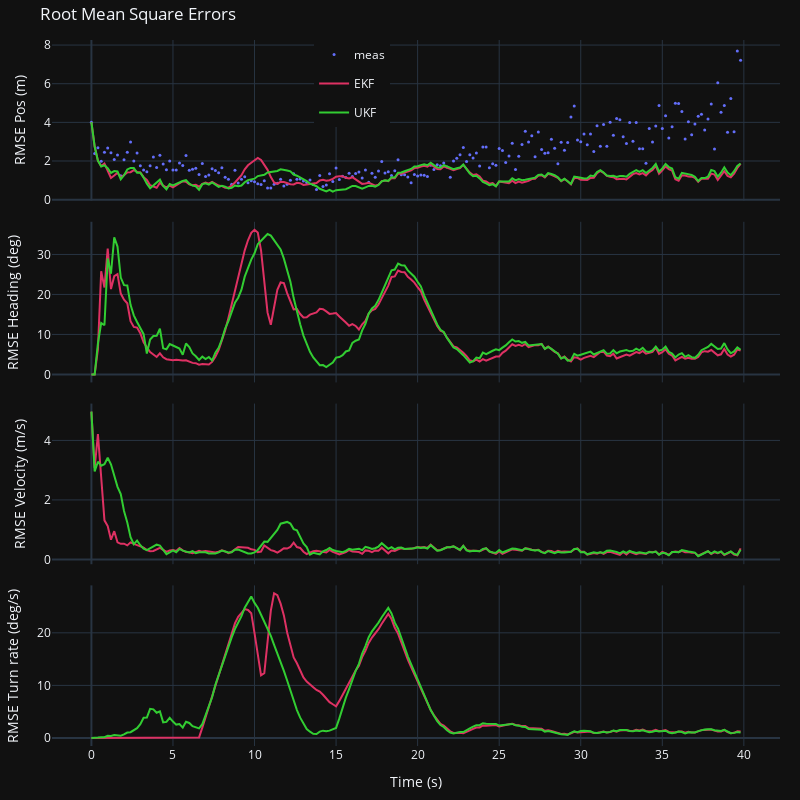
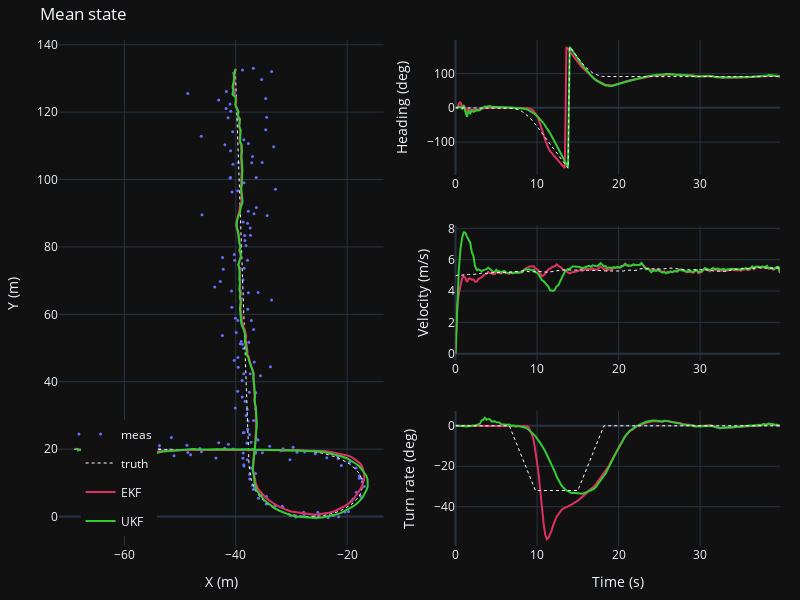

Notebook code cell kept with these figures, in order:
### Code cell
plot_options = [
    {'ylabel': 'RMSE Pos (m)', 'data': rmse_pos, 'plot_meas': True},
    {'ylabel': 'RMSE Heading (deg)', 'data': rmse_phi},
    {'ylabel': 'RMSE Velocity (m/s)', 'data': rmse_vel},
    {'ylabel': 'RMSE Turn rate (deg/s)', 'data': rmse_omg},
]
time_vec = frame_vec*T

fig_rmse = make_subplots(rows=4, cols=1, shared_xaxes=True, vertical_spacing=0.03)
for j, p in enumerate(plot_options):
    if p.get('plot_meas', False):
        fig_rmse.add_trace(
            go.Scatter(
                x=time_vec, y=rmse_meas, mode='markers', name='meas', marker=dict(size=3)), 
            row=j+1, col=1)
    for i, kf in enumerate(kf_vec):
        fig_rmse.add_trace( 
            go.Scatter(
                x=time_vec, y=p['data'][:, i], mode='lines', 
                legendgroup=kf['label'], name=kf['label'], showlegend=True if j==0 else False,
                line=dict(color=kf['color'], width=2)),
            row=j+1, col=1)
    fig_rmse.update_yaxes(title_text=p['ylabel'], row=j+1, col=1)
fig_rmse.update_xaxes(title_text='Time (s)', row=4, col=1)
fig_rmse.update_layout(
    template="plotly_dark",
    autosize=True,
    width=800,
    height=800,
    margin=dict(l=20, r=20, t=40, b=20),
    showlegend=True,
    legend=dict(yanchor="top", y=1.0, xanchor="left", x=0.36),
    title_text="Root Mean Square Errors")
fig_rmse.show()
fig_rmse.write_html("rmse_comparison.html", full_html=False, include_plotlyjs='cdn')


plot_options = [
    # {'grid_pos': (0, 1), 'index': IX, 'ylabel': 'X (m)', 'meas_index': IMX},
    # {'grid_pos': (0, 2), 'index': IY, 'ylabel': 'Y (m)', 'meas_index': IMY},
    {'grid_pos': (1, 1), 'index': IPHI, 'ylabel': 'Heading (deg)', 'fn': np.degrees},
    {'grid_pos': (1, 2), 'index': IV, 'ylabel': 'Velocity (m/s)'},
    {'grid_pos': (2, 1), 'index': IW, 'ylabel': 'Turn rate (deg)', 'fn': np.degrees},
]
line_truth = dict(color='white', width=1, dash='dot')

fig_state = make_subplots(
    rows=3, cols=2, 
    specs=[
        [{'rowspan': 3}, {}],
        [None, {}],
        [None, {}]])
fig_state.add_trace( 
    go.Scatter(
        x=meas_pol[IMX, :], y=meas_pol[IMY, :], mode='markers', name='meas', marker=dict(size=3)),
    row=1, col=1)
fig_state.add_trace( 
    go.Scatter(
        x=sim_state[IX, :], y=sim_state[IY, :], mode='lines', name='truth', legendgroup='truth', line=line_truth),
    row=1, col=1)
for i, kf in enumerate(kf_vec):
    fig_state.add_trace( 
        go.Scatter(
            x=Xm[IX, :, i], y=Xm[IY, :, i], mode='lines', 
            legendgroup=kf['label'], name=kf['label'], showlegend=True,
            line=dict(color=kf['color'], width=2)),
        row=1, col=1)
fig_state.update_yaxes(title_text='Y (m)', row=1, col=1)
fig_state.update_xaxes(title_text='X (m)', row=1, col=1)
for j, p in enumerate(plot_options):
    sim_var = sim_state[p['index'], :]
    if p.get('fn', False):
        sim_var = p['fn'](sim_var)
    for i, kf in enumerate(kf_vec):
        fig_state.add_trace(
            go.Scatter(
                x=time_vec, y=Xm[p['index'], :, i], mode='lines', 
                legendgroup=kf['label'], name=kf['label'], showlegend=False,
                line=dict(color=kf['color'], width=2)),
            row=j+1, col=2)
    fig_state.add_trace(
        go.Scatter(
            x=time_vec, y=sim_var, mode='lines', 
            legendgroup='truth', name='truth', showlegend=False,
            line=line_truth),
        row=j+1, col=2)
    fig_state.update_yaxes(title_text=p['ylabel'], row=j+1, col=2)
fig_state.update_xaxes(title_text='Time (s)', row=3, col=2)
fig_state.update_layout(
    template="plotly_dark",
    autosize=True,
    width=800,
    height=600,
    margin=dict(l=20, r=20, t=40, b=20),
    showlegend=True,
    legend=dict(yanchor="top", y=0.25, xanchor="left", x=0.03),
    title_text="Mean state")
fig_state.show()
fig_state.write_html("mean_state.html", full_html=False, include_plotlyjs='cdn')

### Figure 1 — Plotly figure (JSON) as saved in the notebook; plotly's stock layout.template omitted (floating-point values rounded to 4 significant figures; data arrays with more than 128 entries replaced by an {"elided": "..."} marker saying what was removed)
{"data": [{"marker": {"size": 3}, "mode": "markers", "name": "meas", "type": "scatter", "x": {"elided": "200 float values"}, "xaxis": "x", "y": {"elided": "200 float values"}, "yaxis": "y"}, {"legendgroup": "EKF", "line": {"color": "#DE3163", "width": 2}, "mode": "lines", "name": "EKF", "showlegend": true, "type": "scatter", "x": {"elided": "200 float values"}, "xaxis": "x", "y": {"elided": "200 float values"}, "yaxis": "y"}, {"legendgroup": "UKF", "line": {"color": "#32cd32", "width": 2}, "mode": "lines", "name": "UKF", "showlegend": true, "type": "scatter", "x": {"elided": "200 float values"}, "xaxis": "x", "y": {"elided": "200 float values"}, "yaxis": "y"}, {"legendgroup": "EKF", "line": {"color": "#DE3163", "width": 2}, "mode": "lines", "name": "EKF", "showlegend": false, "type": "scatter", "x": {"elided": "200 float values"}, "xaxis": "x2", "y": {"elided": "200 float values"}, "yaxis": "y2"}, {"legendgroup": "UKF", "line": {"color": "#32cd32", "width": 2}, "mode": "lines", "name": "UKF", "showlegend": false, "type": "scatter", "x": {"elided": "200 float values"}, "xaxis": "x2", "y": {"elided": "200 float values"}, "yaxis": "y2"}, {"legendgroup": "EKF", "line": {"color": "#DE3163", "width": 2}, "mode": "lines", "name": "EKF", "showlegend": false, "type": "scatter", "x": {"elided": "200 float values"}, "xaxis": "x3", "y": {"elided": "200 float values"}, "yaxis": "y3"}, {"legendgroup": "UKF", "line": {"color": "#32cd32", "width": 2}, "mode": "lines", "name": "UKF", "showlegend": false, "type": "scatter", "x": {"elided": "200 float values"}, "xaxis": "x3", "y": {"elided": "200 float values"}, "yaxis": "y3"}, {"legendgroup": "EKF", "line": {"color": "#DE3163", "width": 2}, "mode": "lines", "name": "EKF", "showlegend": false, "type": "scatter", "x": {"elided": "200 float values"}, "xaxis": "x4", "y": {"elided": "200 float values"}, "yaxis": "y4"}, {"legendgroup": "UKF", "line": {"color": "#32cd32", "width": 2}, "mode": "lines", "name": "UKF", "showlegend": false, "type": "scatter", "x": {"elided": "200 float values"}, "xaxis": "x4", "y": {"elided": "200 float values"}, "yaxis": "y4"}], "layout": {"autosize": true, "height": 800, "legend": {"x": 0.36, "xanchor": "left", "y": 1, "yanchor": "top"}, "margin": {"b": 20, "l": 20, "r": 20, "t": 40}, "showlegend": true, "title": {"text": "Root Mean Square Errors"}, "width": 800, "xaxis": {"anchor": "y", "domain": [0, 1], "matches": "x4", "showticklabels": false}, "xaxis2": {"anchor": "y2", "domain": [0, 1], "matches": "x4", "showticklabels": false}, "xaxis3": {"anchor": "y3", "domain": [0, 1], "matches": "x4", "showticklabels": false}, "xaxis4": {"anchor": "y4", "domain": [0, 1], "title": {"text": "Time (s)"}}, "yaxis": {"anchor": "x", "domain": [0.7725, 1], "title": {"text": "RMSE Pos (m)"}}, "yaxis2": {"anchor": "x2", "domain": [0.515, 0.7425], "title": {"text": "RMSE Heading (deg)"}}, "yaxis3": {"anchor": "x3", "domain": [0.2575, 0.485], "title": {"text": "RMSE Velocity (m/s)"}}, "yaxis4": {"anchor": "x4", "domain": [0, 0.2275], "title": {"text": "RMSE Turn rate (deg/s)"}}}}

### Figure 2 — Plotly figure (JSON) as saved in the notebook; plotly's stock layout.template omitted (floating-point values rounded to 4 significant figures; data arrays with more than 128 entries replaced by an {"elided": "..."} marker saying what was removed)
{"data": [{"marker": {"size": 3}, "mode": "markers", "name": "meas", "type": "scatter", "x": {"elided": "200 float values"}, "xaxis": "x", "y": {"elided": "200 float values"}, "yaxis": "y"}, {"legendgroup": "truth", "line": {"color": "white", "dash": "dot", "width": 1}, "mode": "lines", "name": "truth", "type": "scatter", "x": {"elided": "200 float values"}, "xaxis": "x", "y": {"elided": "200 float values"}, "yaxis": "y"}, {"legendgroup": "EKF", "line": {"color": "#DE3163", "width": 2}, "mode": "lines", "name": "EKF", "showlegend": true, "type": "scatter", "x": {"elided": "200 float values"}, "xaxis": "x", "y": {"elided": "200 float values"}, "yaxis": "y"}, {"legendgroup": "UKF", "line": {"color": "#32cd32", "width": 2}, "mode": "lines", "name": "UKF", "showlegend": true, "type": "scatter", "x": {"elided": "200 float values"}, "xaxis": "x", "y": {"elided": "200 float values"}, "yaxis": "y"}, {"legendgroup": "EKF", "line": {"color": "#DE3163", "width": 2}, "mode": "lines", "name": "EKF", "showlegend": false, "type": "scatter", "x": {"elided": "200 float values"}, "xaxis": "x2", "y": {"elided": "200 float values"}, "yaxis": "y2"}, {"legendgroup": "UKF", "line": {"color": "#32cd32", "width": 2}, "mode": "lines", "name": "UKF", "showlegend": false, "type": "scatter", "x": {"elided": "200 float values"}, "xaxis": "x2", "y": {"elided": "200 float values"}, "yaxis": "y2"}, {"legendgroup": "truth", "line": {"color": "white", "dash": "dot", "width": 1}, "mode": "lines", "name": "truth", "showlegend": false, "type": "scatter", "x": {"elided": "200 float values"}, "xaxis": "x2", "y": {"elided": "200 float values"}, "yaxis": "y2"}, {"legendgroup": "EKF", "line": {"color": "#DE3163", "width": 2}, "mode": "lines", "name": "EKF", "showlegend": false, "type": "scatter", "x": {"elided": "200 float values"}, "xaxis": "x3", "y": {"elided": "200 float values"}, "yaxis": "y3"}, {"legendgroup": "UKF", "line": {"color": "#32cd32", "width": 2}, "mode": "lines", "name": "UKF", "showlegend": false, "type": "scatter", "x": {"elided": "200 float values"}, "xaxis": "x3", "y": {"elided": "200 float values"}, "yaxis": "y3"}, {"legendgroup": "truth", "line": {"color": "white", "dash": "dot", "width": 1}, "mode": "lines", "name": "truth", "showlegend": false, "type": "scatter", "x": {"elided": "200 float values"}, "xaxis": "x3", "y": {"elided": "200 float values"}, "yaxis": "y3"}, {"legendgroup": "EKF", "line": {"color": "#DE3163", "width": 2}, "mode": "lines", "name": "EKF", "showlegend": false, "type": "scatter", "x": {"elided": "200 float values"}, "xaxis": "x4", "y": {"elided": "200 float values"}, "yaxis": "y4"}, {"legendgroup": "UKF", "line": {"color": "#32cd32", "width": 2}, "mode": "lines", "name": "UKF", "showlegend": false, "type": "scatter", "x": {"elided": "200 float values"}, "xaxis": "x4", "y": {"elided": "200 float values"}, "yaxis": "y4"}, {"legendgroup": "truth", "line": {"color": "white", "dash": "dot", "width": 1}, "mode": "lines", "name": "truth", "showlegend": false, "type": "scatter", "x": {"elided": "200 float values"}, "xaxis": "x4", "y": {"elided": "200 float values"}, "yaxis": "y4"}], "layout": {"autosize": true, "height": 600, "legend": {"x": 0.03, "xanchor": "left", "y": 0.25, "yanchor": "top"}, "margin": {"b": 20, "l": 20, "r": 20, "t": 40}, "showlegend": true, "title": {"text": "Mean state"}, "width": 800, "xaxis": {"anchor": "y", "domain": [0, 0.45], "title": {"text": "X (m)"}}, "xaxis2": {"anchor": "y2", "domain": [0.55, 1]}, "xaxis3": {"anchor": "y3", "domain": [0.55, 1]}, "xaxis4": {"anchor": "y4", "domain": [0.55, 1], "title": {"text": "Time (s)"}}, "yaxis": {"anchor": "x", "domain": [0, 1], "title": {"text": "Y (m)"}}, "yaxis2": {"anchor": "x2", "domain": [0.7333, 1], "title": {"text": "Heading (deg)"}}, "yaxis3": {"anchor": "x3", "domain": [0.3667, 0.6333], "title": {"text": "Velocity (m/s)"}}, "yaxis4": {"anchor": "x4", "domain": [0, 0.2667], "title": {"text": "Turn rate (deg)"}}}}
